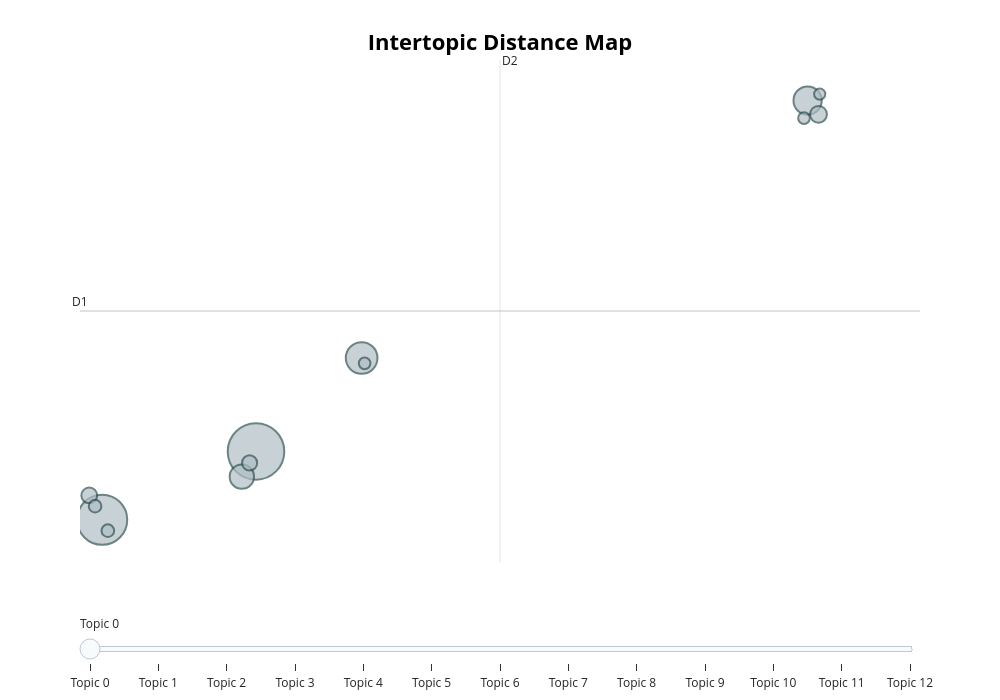

Notebook code for this chart:
### Code cell
# Mapa de tópicos en 2D
fig = topic_model.visualize_topics()
fig.update_layout(width=1000, height=700)
fig.show()

### Figure 1 — Plotly figure (JSON) as saved in the notebook; plotly's stock layout.template omitted (floating-point values rounded to 4 significant figures)
{"data": [{"customdata": [[0, "la figura | celeste | patrón | las figuras | los cuadrados", 281], [1, "pixel | matriz | la matriz | los pixeles | matriz de", 221], [2, "dimension | dimension de | de entrada | igual la | puntos", 88], [3, "los cuadrados | de colores | del cuadrado | un cuadrado | cuadrados del", 70], [4, "las figuras | cada figura | los colores | la figura | colores de", 52], [5, "verde | pinta de | de verde | verde se | verdes", 25], [6, "negra | negro | la figura | rectángulo | negros", 22], [7, "la figura | figura de | el centro | 3x3 | una figura", 20], [8, "negros | negro | pixeles negros | la cantidad | de pixeles", 14], [9, "90 | 90 grados | grados | grados en | en sentido", 14], [10, "columna | entrada es | columnas | entrada en | secciones", 12], [11, "la forma | forma | formas | color de | paleta", 12], [12, "cuadrados azules | azules | cuadrado azul | diferente | alrededor", 11]], "hovertemplate": "<b>Topic %{customdata[0]}</b><br>%{customdata[1]}<br>Size: %{customdata[2]}", "legendgroup": "", "marker": {"color": "#B0BEC5", "line": {"color": "DarkSlateGrey", "width": 2}, "size": [281, 221, 88, 70, 52, 25, 22, 20, 14, 14, 12, 12, 11], "sizemode": "area", "sizeref": 0.1756, "symbol": "circle"}, "mode": "markers", "name": "", "orientation": "v", "showlegend": false, "type": "scatter", "x": [4.545, -2.113, 9.115, 28.42, 3.931, 28.89, -2.672, 4.267, -2.42, -1.868, 9.245, 28.26, 28.94], "xaxis": "x", "y": [-3.157, -4.818, -0.8861, 5.372, -3.771, 5.035, -4.227, -3.436, -4.487, -5.082, -1.017, 4.945, 5.527], "yaxis": "y"}], "layout": {"annotations": [{"showarrow": false, "text": "D1", "x": -3.072, "y": 0.2558, "yshift": 10}, {"showarrow": false, "text": "D2", "x": 15.1, "xshift": 10, "y": 6.356}], "height": 700, "hoverlabel": {"bgcolor": "white", "font": {"family": "Rockwell", "size": 16}}, "legend": {"itemsizing": "constant", "tracegroupgap": 0}, "margin": {"t": 60}, "shapes": [{"line": {"color": "#CFD8DC", "width": 2}, "type": "line", "x0": 15.1, "x1": 15.1, "y0": -5.845, "y1": 6.356}, {"line": {"color": "#9E9E9E", "width": 2}, "type": "line", "x0": -3.072, "x1": 33.28, "y0": 0.2558, "y1": 0.2558}], "sliders": [{"active": 0, "pad": {"t": 50}, "steps": [{"args": [{"marker.color": [["red", "#B0BEC5", "#B0BEC5", "#B0BEC5", "#B0BEC5", "#B0BEC5", "#B0BEC5", "#B0BEC5", "#B0BEC5", "#B0BEC5", "#B0BEC5", "#B0BEC5", "#B0BEC5"]]}], "label": "Topic 0", "method": "update"}, {"args": [{"marker.color": [["#B0BEC5", "red", "#B0BEC5", "#B0BEC5", "#B0BEC5", "#B0BEC5", "#B0BEC5", "#B0BEC5", "#B0BEC5", "#B0BEC5", "#B0BEC5", "#B0BEC5", "#B0BEC5"]]}], "label": "Topic 1", "method": "update"}, {"args": [{"marker.color": [["#B0BEC5", "#B0BEC5", "red", "#B0BEC5", "#B0BEC5", "#B0BEC5", "#B0BEC5", "#B0BEC5", "#B0BEC5", "#B0BEC5", "#B0BEC5", "#B0BEC5", "#B0BEC5"]]}], "label": "Topic 2", "method": "update"}, {"args": [{"marker.color": [["#B0BEC5", "#B0BEC5", "#B0BEC5", "red", "#B0BEC5", "#B0BEC5", "#B0BEC5", "#B0BEC5", "#B0BEC5", "#B0BEC5", "#B0BEC5", "#B0BEC5", "#B0BEC5"]]}], "label": "Topic 3", "method": "update"}, {"args": [{"marker.color": [["#B0BEC5", "#B0BEC5", "#B0BEC5", "#B0BEC5", "red", "#B0BEC5", "#B0BEC5", "#B0BEC5", "#B0BEC5", "#B0BEC5", "#B0BEC5", "#B0BEC5", "#B0BEC5"]]}], "label": "Topic 4", "method": "update"}, {"args": [{"marker.color": [["#B0BEC5", "#B0BEC5", "#B0BEC5", "#B0BEC5", "#B0BEC5", "red", "#B0BEC5", "#B0BEC5", "#B0BEC5", "#B0BEC5", "#B0BEC5", "#B0BEC5", "#B0BEC5"]]}], "label": "Topic 5", "method": "update"}, {"args": [{"marker.color": [["#B0BEC5", "#B0BEC5", "#B0BEC5", "#B0BEC5", "#B0BEC5", "#B0BEC5", "red", "#B0BEC5", "#B0BEC5", "#B0BEC5", "#B0BEC5", "#B0BEC5", "#B0BEC5"]]}], "label": "Topic 6", "method": "update"}, {"args": [{"marker.color": [["#B0BEC5", "#B0BEC5", "#B0BEC5", "#B0BEC5", "#B0BEC5", "#B0BEC5", "#B0BEC5", "red", "#B0BEC5", "#B0BEC5", "#B0BEC5", "#B0BEC5", "#B0BEC5"]]}], "label": "Topic 7", "method": "update"}, {"args": [{"marker.color": [["#B0BEC5", "#B0BEC5", "#B0BEC5", "#B0BEC5", "#B0BEC5", "#B0BEC5", "#B0BEC5", "#B0BEC5", "red", "#B0BEC5", "#B0BEC5", "#B0BEC5", "#B0BEC5"]]}], "label": "Topic 8", "method": "update"}, {"args": [{"marker.color": [["#B0BEC5", "#B0BEC5", "#B0BEC5", "#B0BEC5", "#B0BEC5", "#B0BEC5", "#B0BEC5", "#B0BEC5", "#B0BEC5", "red", "#B0BEC5", "#B0BEC5", "#B0BEC5"]]}], "label": "Topic 9", "method": "update"}, {"args": [{"marker.color": [["#B0BEC5", "#B0BEC5", "#B0BEC5", "#B0BEC5", "#B0BEC5", "#B0BEC5", "#B0BEC5", "#B0BEC5", "#B0BEC5", "#B0BEC5", "red", "#B0BEC5", "#B0BEC5"]]}], "label": "Topic 10", "method": "update"}, {"args": [{"marker.color": [["#B0BEC5", "#B0BEC5", "#B0BEC5", "#B0BEC5", "#B0BEC5", "#B0BEC5", "#B0BEC5", "#B0BEC5", "#B0BEC5", "#B0BEC5", "#B0BEC5", "red", "#B0BEC5"]]}], "label": "Topic 11", "method": "update"}, {"args": [{"marker.color": [["#B0BEC5", "#B0BEC5", "#B0BEC5", "#B0BEC5", "#B0BEC5", "#B0BEC5", "#B0BEC5", "#B0BEC5", "#B0BEC5", "#B0BEC5", "#B0BEC5", "#B0BEC5", "red"]]}], "label": "Topic 12", "method": "update"}]}], "title": {"font": {"color": "Black", "size": 22}, "text": "<b>Intertopic Distance Map</b>", "x": 0.5, "xanchor": "center", "y": 0.95, "yanchor": "top"}, "width": 1000, "xaxis": {"anchor": "y", "domain": [0, 1], "range": [-3.072, 33.28], "title": {"text": ""}, "visible": false}, "yaxis": {"anchor": "x", "domain": [0, 1], "range": [-5.845, 6.356], "title": {"text": ""}, "visible": false}}}
